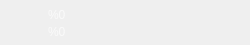
   <widget class="QWidget" name="header" native="true">
    <property name="geometry">
     <rect>
      <x>0</x>
      <y>0</y>
      <width>250</width>
      <height>45</height>
     </rect>
    </property>
    <property name="minimumSize">
     <size>
      <width>250</width>
      <height>45</height>
     </size>
    </property>
    <property name="maximumSize">
     <size>
      <width>250</width>
      <height>45</height>
     </size>
    </property>
    <property name="styleSheet">
     <string notr="true"/>
    </property>
    <layout class="QGridLayout" name="gridLayout" rowstretch="0,0" columnstretch="0,0">
     <property name="leftMargin">
      <number>9</number>
     </property>
     <property name="topMargin">
      <number>6</number>
     </property>
     <property name="rightMargin">
      <number>4</number>
     </property>
     <property name="bottomMargin">
      <number>5</number>
     </property>
     <property name="horizontalSpacing">
      <number>7</number>
     </property>
     <property name="verticalSpacing">
      <number>1</number>
     </property>
     <item row="0" column="0" rowspan="2">
      <widget class="QLabel" name="icon">
       <property name="minimumSize">
        <size>
         <width>32</width>
         <height>32</height>
        </size>
       </property>
       <property name="maximumSize">
        <size>
         <width>32</width>
         <height>32</height>
        </size>
       </property>
       <property name="pixmap">
        <pixmap resource="../../resources.qrc">:/textures/Common/Tournament/icon_info_area_2_logo.png</pixmap>
       </property>
       <property name="margin">
        <number>0</number>
       </property>
       <property name="indent">
        <number>-1</number>
       </property>
      </widget>
     </item>
     <item row="1" column="1">
      <widget class="TextWidget" name="title_2">
       <property name="styleSheet">
        <string notr="true">QLabel {  font: 11px &quot;Open Sans&quot;; color: #fafafa; }</string>
       </property>
       <property name="strings">
        <stringlist>
         <string>property</string>
        </stringlist>
       </property>
       <property name="text">
        <string notr="true">%0</string>
       </property>
      </widget>
     </item>
     <item row="0" column="1">
      <widget class="TextWidget" name="title_1">
       <property name="styleSheet">
        <string notr="true">QLabel {
    font: 550 16px &quot;Open Sans&quot;;
    color: #fafafa;
}</string>
       </property>
       <property name="strings">
        <stringlist notr="true">
         <string>title</string>
        </stringlist>
       </property>
       <property name="text">
        <string notr="true">%0</string>
       </property>
      </widget>
     </item>
    </layout>
   </widget>
